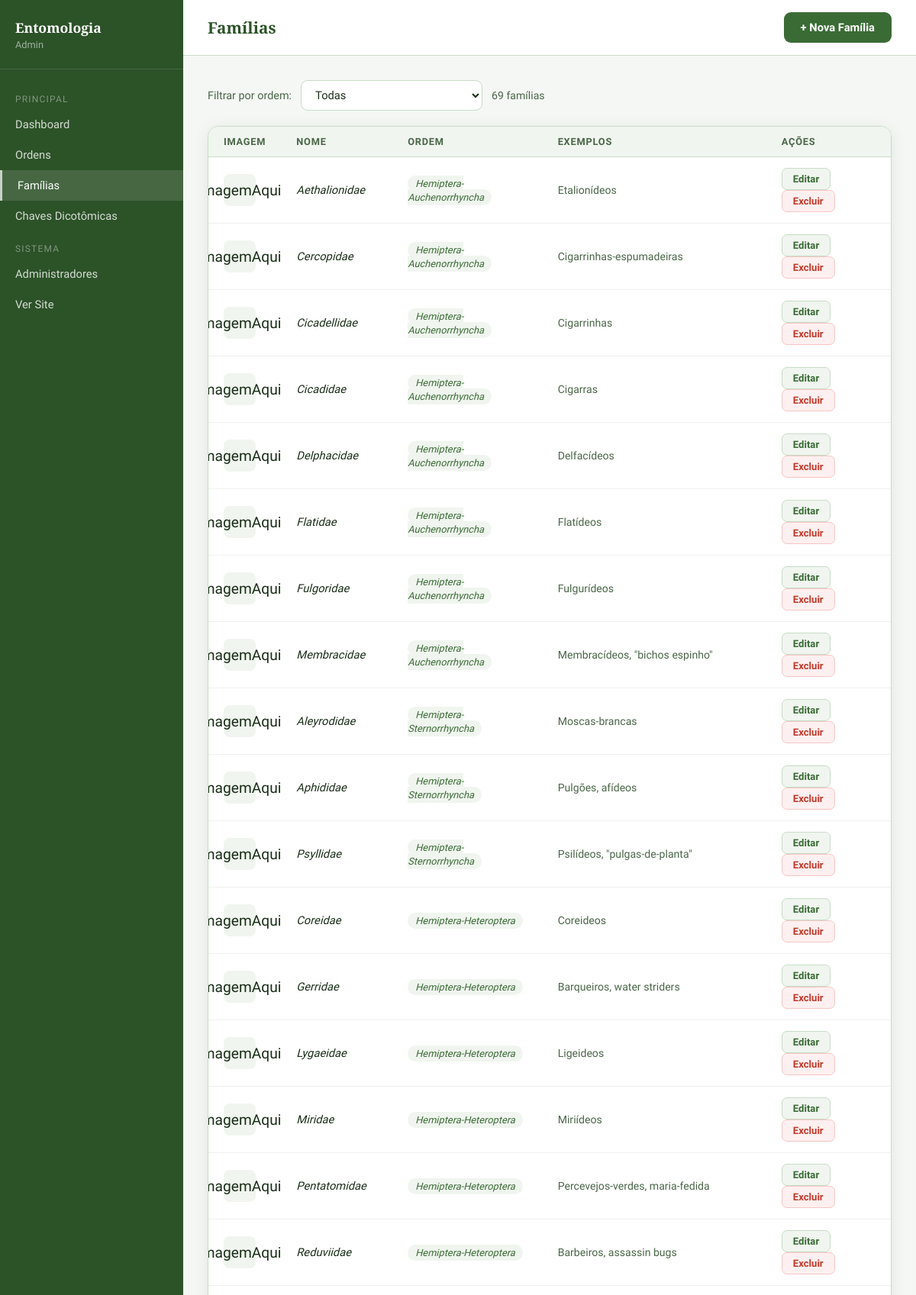
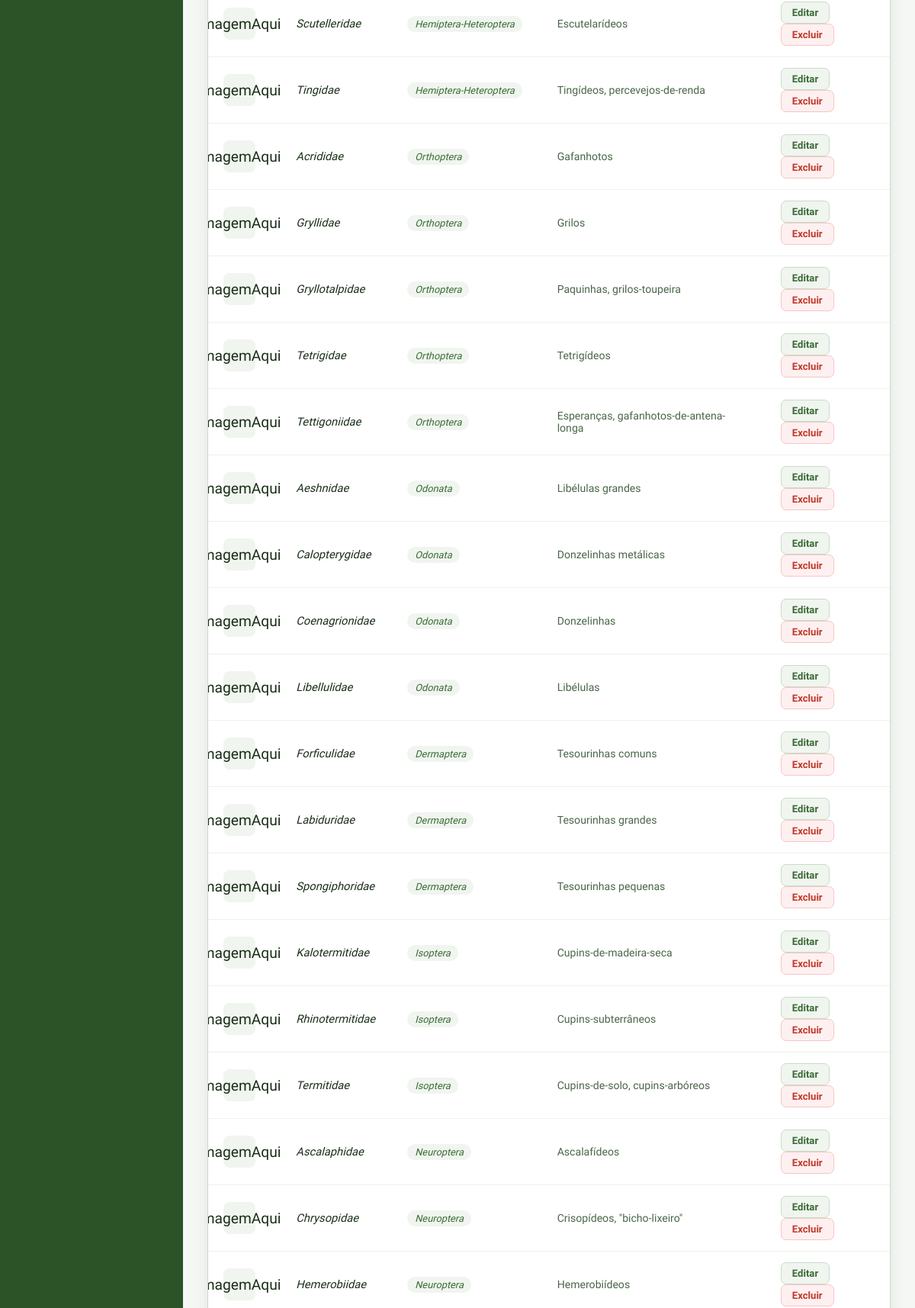
/admin/familias.php (signed in, upper part), run on the app's committed database (2 pictures, top to bottom).
### tables this page shows
CREATE TABLE `familias` (
  `id` int(11) NOT NULL,
  `ordem_id` int(11) NOT NULL,
  `nome` varchar(100) NOT NULL,
  `descricao` text DEFAULT NULL,
  `exemplos` varchar(255) DEFAULT NULL,
  `imagem` varchar(255) DEFAULT NULL,
  `ativo` tinyint(1) DEFAULT 1
);

CREATE TABLE `ordens` (
  `id` int(11) NOT NULL,
  `nome` varchar(100) NOT NULL,
  `descricao` text DEFAULT NULL,
  `caracteristicas` text DEFAULT NULL COMMENT 'JSON array de características gerais',
  `exemplos` varchar(255) DEFAULT NULL,
  `importancia_agricola` text DEFAULT NULL,
  `imagem` varchar(255) DEFAULT NULL,
  `ativo` tinyint(1) DEFAULT 1,
  `ordem_exibicao` int(11) DEFAULT 0,
  `criado_em` timestamp NOT NULL DEFAULT current_timestamp(),
  `atualizado_em` timestamp NOT NULL DEFAULT current_timestamp() ON UPDATE current_timestamp()
);

### admin/familias.php (the view, shortened to what this page needs)
<!DOCTYPE html>
<html lang="pt-BR">
<head>
  <link rel="stylesheet" href="../assets/css/admin-familias.css">
</head>
<body>
  <?php
  $pdo = getDB();
  $acao = $_GET['acao'] ?? 'listar';
  $filtro_ordem = (int)($_GET['ordem_id'] ?? 0);
  ?>
  <nav class="sidebar">
    <div class="sidebar-logo">
      <h2>Entomologia</h2>
      <p>Admin</p>
    </div>
    <div class="nav">
      <div class="nav-section">Principal</div>
      <a href="index.php">Dashboard</a>
      <a href="ordens.php">Ordens</a>
      <a href="familias.php" class="active">Famílias</a>
      <a href="chaves.php">Chaves Dicotômicas</a>
      <div class="nav-section">Sistema</div>
      <a href="admins.php">Administradores</a>
      <a href="../index.php" target="_blank">Ver Site</a>
    </div>
  </nav>
  <div class="main">
    <div class="topbar">
      <h1>Famílias</h1>
      <?php if ($acao === 'listar'): ?>
        <a href="?acao=novo<?= $filtro_ordem ? "&ordem_id=$filtro_ordem" : '' ?>" class="btn-primary">+ Nova Família</a>
      <?php else: ?>
        <a href="familias.php" class="btn-secondary">Voltar à Lista</a>
      <?php endif; ?>
    </div>
    <div class="content">
      <?php if ($acao === 'listar'):
        $where = $filtro_ordem ? "WHERE f.ordem_id=$filtro_ordem" : "";
        $familias = $pdo->query("SELECT f.*, o.nome AS ordem_nome FROM familias f JOIN ordens o ON o.id=f.ordem_id $where ORDER BY o.ordem_exibicao, f.nome")->fetchAll();
      ?>
        <div class="filter-bar">
          <span style="font-size:0.9rem;color:var(--texto-suave)">Filtrar por ordem:</span>
          <select onchange="location.href='familias.php?ordem_id='+this.value">
            <option value="0" <?= !$filtro_ordem ? 'selected' : '' ?>>Todas</option>
          </select>
          <span style="font-size:0.88rem;color:var(--texto-suave)"><?= count($familias) ?> famílias</span>
        </div>
        <div class="card">
          <table>
            <thead>
              <tr>
                <th>Imagem</th>
                <th>Nome</th>
                <th>Ordem</th>
                <th>Exemplos</th>
                <th>Ações</th>
              </tr>
            </thead>
            <tbody>
              <?php foreach ($familias as $f): ?>
                <tr>
                  <td><?= $f['imagem'] ? "<img src='../{$f['imagem']}' class='thumb'>" : "<div class='thumb-ph'>ImagemAqui</div>" ?></td>
                  <td><em><?= htmlspecialchars($f['nome']) ?></em></td>
                  <td><span class="tag-ordem"><?= htmlspecialchars($f['ordem_nome']) ?></span></td>
                  <td style="color:var(--texto-suave);font-size:0.88rem"><?= htmlspecialchars(mb_strimwidth($f['exemplos'] ?? '', 0, 50, '…')) ?></td>
                  <td>
                    <a href="?acao=editar&id=<?= $f['id'] ?>" class="btn-sm btn-edit">Editar</a>
                    <a href="?acao=deletar&id=<?= $f['id'] ?>" class="btn-sm btn-del" onclick="return confirm('Excluir?')">Excluir</a>
                  </td>
                </tr>
              <?php endforeach; ?>
            </tbody>
          </table>
        </div>
      <?php endif; ?>
    </div>
  </div>
</body>
</html>

### assets/css/admin-familias.css (style rules this page uses)
* { box-sizing: border-box; margin: 0; padding: 0 }
:root { --verde: #3a6b35; --verde-escuro: #2c5228; --verde-bg: #f0f5ef; --verde-borda: #c8dcc6; --texto: #1a2e18; --texto-suave: #4a6648; --branco: #fff; --sombra: 0 4px 20px rgba(42, 82, 40, 0.10) }
body { font-family: 'Source Sans 3', sans-serif; background: #f5f7f5; color: var(--texto) }
.sidebar { position: fixed; left: 0; top: 0; bottom: 0; width: 240px; background: var(--verde-escuro); z-index: 100; display: flex; flex-direction: column }
.sidebar-logo { padding: 24px 20px; border-bottom: 1px solid rgba(255, 255, 255, 0.12) }
.sidebar-logo h2 { font-family: 'Playfair Display', serif; color: #fff; font-size: 1.1rem; font-weight: 700 }
.sidebar-logo p { color: rgba(255, 255, 255, 0.55); font-size: 0.8rem; margin-top: 3px }
.nav { flex: 1; padding: 16px 0 }
.nav a { display: flex; align-items: center; gap: 10px; padding: 11px 20px; color: rgba(255, 255, 255, 0.80); text-decoration: none; font-size: 0.92rem; transition: all 0.15s }
.nav a:hover, .nav a.active { background: rgba(255, 255, 255, 0.12); color: #fff }
.nav a.active { border-left: 3px solid rgba(255, 255, 255, 0.70) }
.nav-section { padding: 16px 20px 6px; color: rgba(255, 255, 255, 0.40); font-size: 0.75rem; text-transform: uppercase; letter-spacing: 0.1em }
.main { margin-left: 240px; min-height: 100vh }
.topbar { background: var(--branco); border-bottom: 1px solid var(--verde-borda); padding: 16px 32px; display: flex; align-items: center; justify-content: space-between }
.topbar h1 { font-family: 'Playfair Display', serif; font-size: 1.3rem; color: var(--verde-escuro) }
.content { padding: 32px }
.card { background: var(--branco); border-radius: 14px; border: 1px solid var(--verde-borda); box-shadow: var(--sombra); overflow: hidden; margin-bottom: 28px }
.btn-primary { background: var(--verde); color: #fff; padding: 11px 22px; border-radius: 9px; font-family: 'Source Sans 3', sans-serif; font-size: 0.92rem; font-weight: 600; cursor: pointer; border: none; text-decoration: none; display: inline-flex; align-items: center; gap: 6px; transition: background 0.15s }
table { width: 100%; border-collapse: collapse }
th { padding: 12px 20px; text-align: left; font-size: 0.8rem; text-transform: uppercase; letter-spacing: 0.06em; color: var(--texto-suave); background: var(--verde-bg); border-bottom: 1px solid var(--verde-borda) }
td { padding: 14px 20px; border-bottom: 1px solid #f0f0ee; font-size: 0.92rem }
.btn-sm { padding: 6px 14px; border-radius: 7px; font-family: 'Source Sans 3', sans-serif; font-size: 0.82rem; font-weight: 600; cursor: pointer; border: none; text-decoration: none; display: inline-flex; align-items: center; gap: 4px; transition: all 0.15s; margin-right: 6px }
.btn-edit { background: var(--verde-bg); color: var(--verde); border: 1px solid var(--verde-borda) }
.btn-del { background: #fef0f0; color: #c0392b; border: 1px solid #f5c6c6 }
.thumb-ph { width: 42px; height: 42px; border-radius: 8px; background: var(--verde-bg); display: flex; align-items: center; justify-content: center; font-size: 1.2rem }
.filter-bar { display: flex; gap: 12px; margin-bottom: 20px; align-items: center }
.filter-bar select { padding: 9px 14px; border: 1.5px solid var(--verde-borda); border-radius: 9px; font-family: 'Source Sans 3', sans-serif; font-size: 0.92rem; color: var(--texto); background: var(--branco) }
.tag-ordem { font-size: 0.8rem; background: var(--verde-bg); color: var(--verde); padding: 3px 10px; border-radius: 20px; font-style: italic }

### data on the page
familias: shows "ImagemAqui", nome "Aethalionidae", ordem.nome "Hemiptera-Auchenorrhyncha", exemplos "Etalionídeos"
familias: shows "ImagemAqui", nome "Cercopidae", ordem.nome "Hemiptera-Auchenorrhyncha", exemplos "Cigarrinhas-espumadeiras"
familias: shows "ImagemAqui", nome "Cicadellidae", ordem.nome "Hemiptera-Auchenorrhyncha", exemplos "Cigarrinhas"
familias: shows "ImagemAqui", nome "Cicadidae", ordem.nome "Hemiptera-Auchenorrhyncha", exemplos "Cigarras"
familias: shows "ImagemAqui", nome "Delphacidae", ordem.nome "Hemiptera-Auchenorrhyncha", exemplos "Delfacídeos"
familias: shows "ImagemAqui", nome "Flatidae", ordem.nome "Hemiptera-Auchenorrhyncha", exemplos "Flatídeos"
familias: shows "ImagemAqui", nome "Fulgoridae", ordem.nome "Hemiptera-Auchenorrhyncha", exemplos "Fulgurídeos"
familias: shows "ImagemAqui", nome "Membracidae", ordem.nome "Hemiptera-Auchenorrhyncha", exemplos "Membracídeos, \"bichos espinho\""
familias: shows "ImagemAqui", nome "Aleyrodidae", ordem.nome "Hemiptera-Sternorrhyncha", exemplos "Moscas-brancas"
familias: shows "ImagemAqui", nome "Aphididae", ordem.nome "Hemiptera-Sternorrhyncha", exemplos "Pulgões, afídeos"
familias: shows "ImagemAqui", nome "Psyllidae", ordem.nome "Hemiptera-Sternorrhyncha", exemplos "Psilídeos, \"pulgas-de-planta\""
familias: shows "ImagemAqui", nome "Coreidae", ordem.nome "Hemiptera-Heteroptera", exemplos "Coreideos"
familias: shows "ImagemAqui", nome "Gerridae", ordem.nome "Hemiptera-Heteroptera", exemplos "Barqueiros, water striders"
familias: shows "ImagemAqui", nome "Lygaeidae", ordem.nome "Hemiptera-Heteroptera", exemplos "Ligeideos"
familias: shows "ImagemAqui", nome "Miridae", ordem.nome "Hemiptera-Heteroptera", exemplos "Miriídeos"
familias: shows "ImagemAqui", nome "Pentatomidae", ordem.nome "Hemiptera-Heteroptera", exemplos "Percevejos-verdes, maria-fedida"
familias: shows "ImagemAqui", nome "Reduviidae", ordem.nome "Hemiptera-Heteroptera", exemplos "Barbeiros, assassin bugs"
familias: shows "ImagemAqui", nome "Scutelleridae", ordem.nome "Hemiptera-Heteroptera", exemplos "Escutelarídeos"
familias: shows "ImagemAqui", nome "Tingidae", ordem.nome "Hemiptera-Heteroptera", exemplos "Tingídeos, percevejos-de-renda"
familias: shows "ImagemAqui", nome "Acrididae", ordem.nome "Orthoptera", exemplos "Gafanhotos"
familias: shows "ImagemAqui", nome "Gryllidae", ordem.nome "Orthoptera", exemplos "Grilos"
familias: shows "ImagemAqui", nome "Gryllotalpidae", ordem.nome "Orthoptera", exemplos "Paquinhas, grilos-toupeira"
familias: shows "ImagemAqui", nome "Tetrigidae", ordem.nome "Orthoptera", exemplos "Tetrigídeos"
familias: shows "ImagemAqui", nome "Tettigoniidae", ordem.nome "Orthoptera", exemplos "Esperanças, gafanhotos-de-antena-longa"
familias: shows "ImagemAqui", nome "Aeshnidae", ordem.nome "Odonata", exemplos "Libélulas grandes"
familias: shows "ImagemAqui", nome "Calopterygidae", ordem.nome "Odonata", exemplos "Donzelinhas metálicas"
familias: shows "ImagemAqui", nome "Coenagrionidae", ordem.nome "Odonata", exemplos "Donzelinhas"
familias: shows "ImagemAqui", nome "Libellulidae", ordem.nome "Odonata", exemplos "Libélulas"
familias: shows "ImagemAqui", nome "Forficulidae", ordem.nome "Dermaptera", exemplos "Tesourinhas comuns"
familias: shows "ImagemAqui", nome "Labiduridae", ordem.nome "Dermaptera", exemplos "Tesourinhas grandes"
familias: shows "ImagemAqui", nome "Spongiphoridae", ordem.nome "Dermaptera", exemplos "Tesourinhas pequenas"
familias: shows "ImagemAqui", nome "Kalotermitidae", ordem.nome "Isoptera", exemplos "Cupins-de-madeira-seca"
familias: shows "ImagemAqui", nome "Rhinotermitidae", ordem.nome "Isoptera", exemplos "Cupins-subterrâneos"
familias: shows "ImagemAqui", nome "Termitidae", ordem.nome "Isoptera", exemplos "Cupins-de-solo, cupins-arbóreos"
familias: shows "ImagemAqui", nome "Ascalaphidae", ordem.nome "Neuroptera", exemplos "Ascalafídeos"
familias: shows "ImagemAqui", nome "Chrysopidae", ordem.nome "Neuroptera", exemplos "Crisopídeos, \"bicho-lixeiro\""
familias: shows "ImagemAqui", nome "Hemerobiidae", ordem.nome "Neuroptera", exemplos "Hemerobiídeos"

### other printed values
count($familias) "69"
